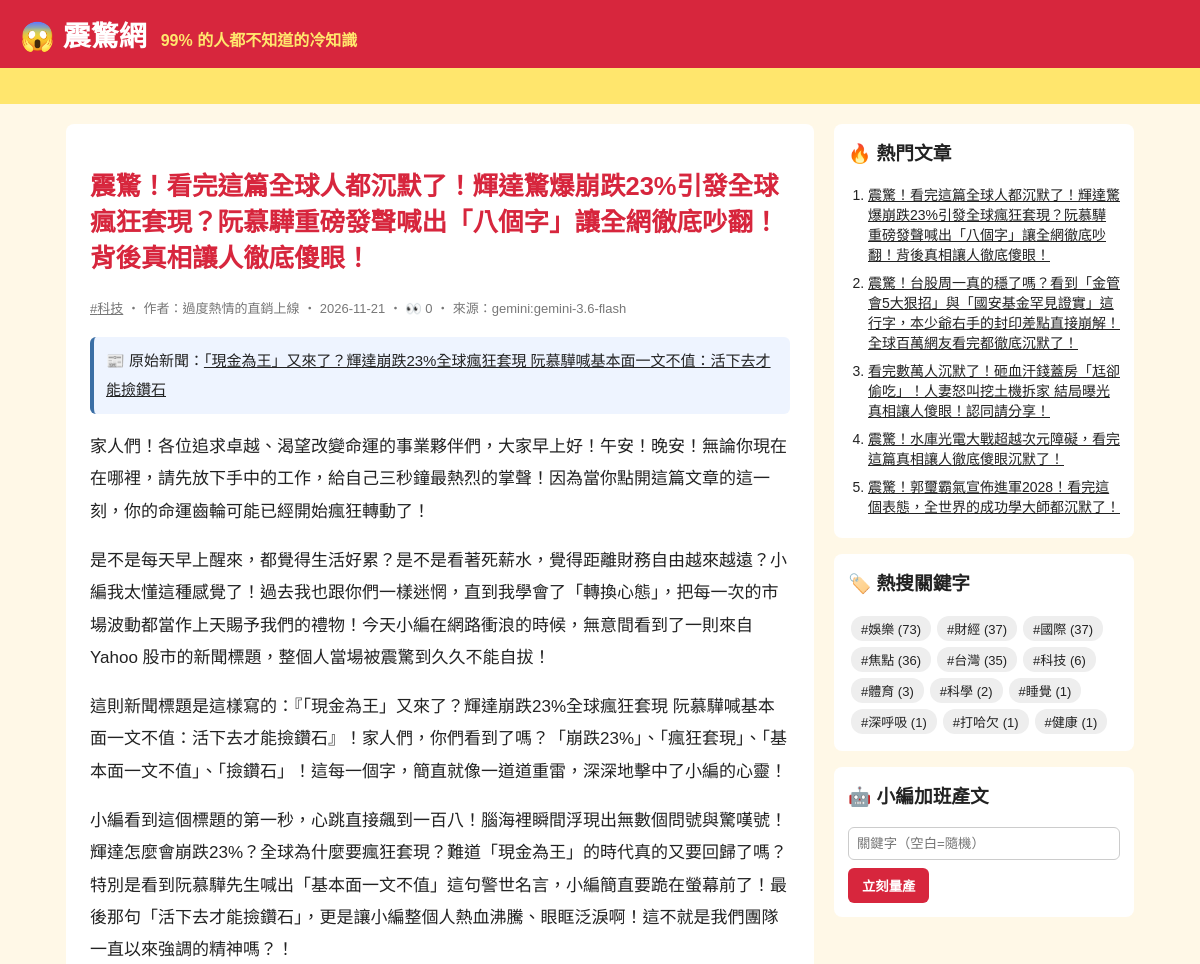
The app's page /article/233/ (upper part), older data.
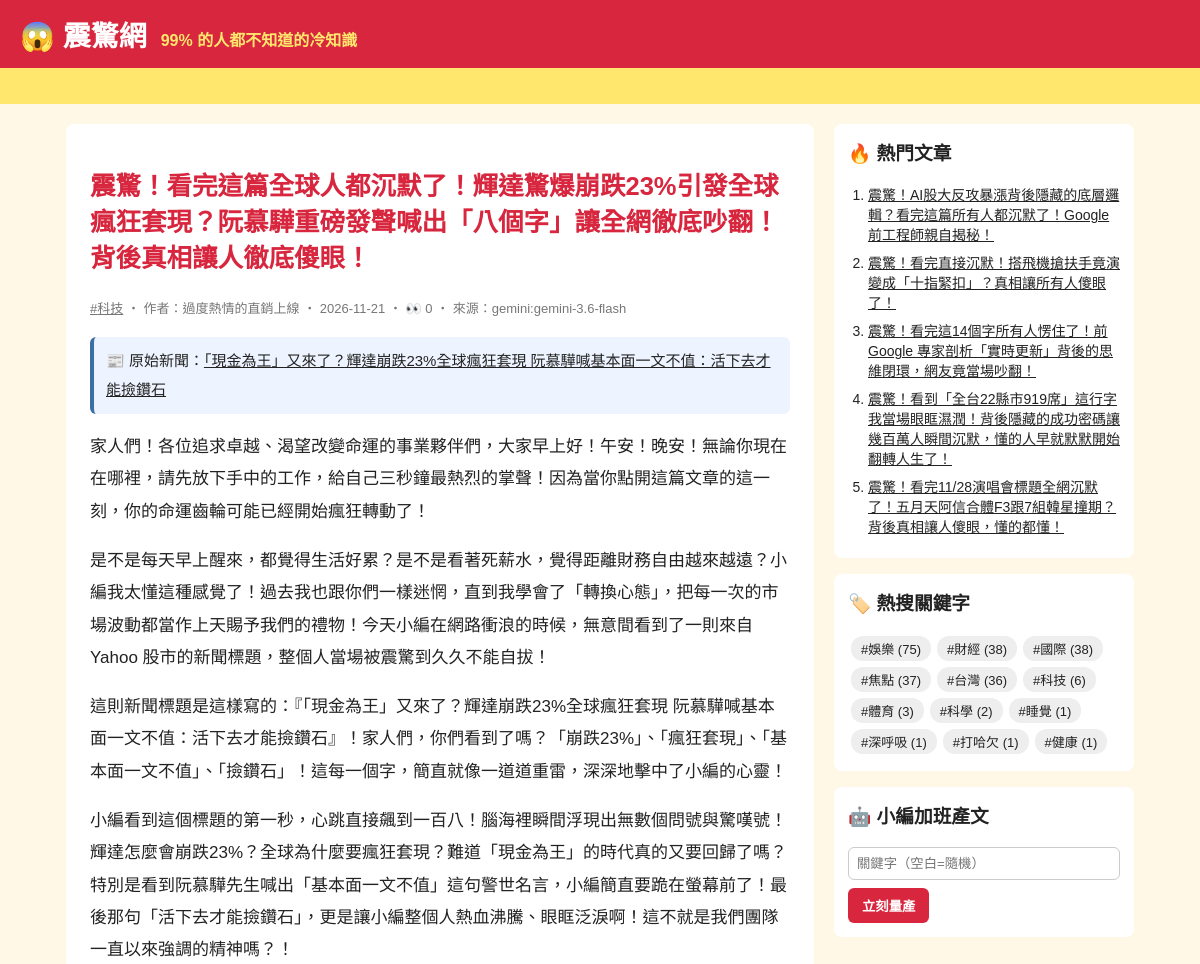
The same page, newer data.
### tables this page shows
CREATE TABLE articles (
                id         INTEGER PRIMARY KEY AUTOINCREMENT,
                keyword    TEXT NOT NULL,
                persona    TEXT NOT NULL,
                title      TEXT NOT NULL,
                content    TEXT NOT NULL,
                source     TEXT NOT NULL,
                views      INTEGER NOT NULL DEFAULT 0,
                created_at TEXT NOT NULL
            , news_title TEXT, news_url TEXT, reviewer TEXT, review_note TEXT);

### app.py (the view)
@app.route("/article/<int:article_id>/")
def article(article_id):
    art = db.get_article(article_id, count_view=not app.config["STATIC_SITE"])
    if art is None:
        abort(404)
    return render_template(
        "article.html", a=art, paragraphs=art["content"].split("\n\n"), comments=db.list_comments(article_id)
    )

### app.py (called while the page is built)
@app.context_processor
def sidebar():
    return {"hot": db.hot_articles(), "tags": db.keywords(), "static_site": app.config["STATIC_SITE"]}

### db.py (called while the page is built)
def connect():
    conn = sqlite3.connect(DB_PATH)
    conn.row_factory = sqlite3.Row
    return conn

def list_comments(article_id):
    with connect() as conn:
        return conn.execute("SELECT * FROM comments WHERE article_id = ? ORDER BY id", (article_id,)).fetchall()

def hot_articles(limit=5):
    with connect() as conn:
        return conn.execute("SELECT * FROM articles ORDER BY views DESC, id DESC LIMIT ?", (limit,)).fetchall()

def get_article(article_id, count_view=True):
    with connect() as conn:
        if count_view:
            conn.execute("UPDATE articles SET views = views + 1 WHERE id = ?", (article_id,))
        return conn.execute("SELECT * FROM articles WHERE id = ?", (article_id,)).fetchone()

def keywords():
    with connect() as conn:
        return conn.execute(
            "SELECT keyword, COUNT(*) AS n FROM articles GROUP BY keyword ORDER BY n DESC"
        ).fetchall()

### templates/article.html (shortened to what this page needs)
{% extends "base.html" %}
{% block content %}
<article class="post">
  <h1>{{ a.title }}</h1>
  <p class="meta">
    <a href="{{ url_for('tag', keyword=a.keyword) }}">#{{ a.keyword }}</a>
    ‧ 作者：{{ a.persona }} ‧ {{ a.created_at[:10] }}{% if not static_site %} ‧ 👀 {{ a.views }}{% endif %} ‧ 來源：{{ a.source }}
  </p>
  {% if a.news_url %}
  <p class="news-src">📰 原始新聞：<a href="{{ a.news_url }}" target="_blank" rel="noopener">{{ a.news_title }}</a></p>
  {% endif %}
  {% for p in paragraphs %}<p>{{ p }}</p>{% endfor %}
</article>
{% endblock %}

### templates/base.html (shortened to what this page needs)
<!doctype html>
<html lang="zh-Hant">
<head>
  <link rel="stylesheet" href="{{ url_for('static', filename='style.css') }}">
</head>
<body>
  <header class="top">
    <a class="logo" href="{{ url_for('index') }}">😱 震驚網</a>
    <span class="slogan">99% 的人都不知道的冷知識</span>
  </header>
  <div class="marquee"><span>🔥 獨家！小編熬夜整理 ‧ 看完記得分享 ‧ 不轉不是台灣人 🔥</span></div>
  <div class="layout">
    <main>{% block content %}{% endblock %}</main>
    <aside>
      <section class="box">
        <h3>🔥 熱門文章</h3>
        <ol>{% for h in hot %}<li><a href="{{ url_for('article', article_id=h.id) }}">{{ h.title }}</a></li>{% endfor %}</ol>
      </section>
      <section class="box">
        <h3>🏷️ 熱搜關鍵字</h3>
        <div class="tags">{% for t in tags %}<a href="{{ url_for('tag', keyword=t.keyword) }}">#{{ t.keyword }} ({{ t.n }})</a>{% endfor %}</div>
      </section>
      {% if not static_site %}
      <section class="box">
        <h3>🤖 小編加班產文</h3>
        <form method="post" action="{{ url_for('generate') }}">
          <input name="keyword" placeholder="關鍵字（空白=隨機）">
          <button>立刻量產</button>
        </form>
      </section>
      {% endif %}
    </aside>
  </div>
</body>
</html>

Row changes from the older to the newer data that the page shows:
no longer on one of the page's lists (row unchanged): articles: title "震驚！看完這篇全球人都沉默了！輝達驚爆崩跌23%引發全球瘋狂套現？阮慕驊重磅發聲喊出「八個字」讓全網徹底吵翻！背後真相讓人徹底傻眼！"
no longer on this page (row unchanged): articles: title "震驚！台股周一真的穩了嗎？看到「金管會5大狠招」與「國安基金罕見證實」這行字，本少爺右手的封印差點直接崩解！全球百萬網友看完都徹底沉默了！"
no longer on this page (row unchanged): articles: title "看完數萬人沉默了！砸血汗錢蓋房「尪卻偷吃」！人妻怒叫挖土機拆家 結局曝光真相讓人傻眼！認同請分享！"
no longer on this page (row unchanged): articles: title "震驚！水庫光電大戰超越次元障礙，看完這篇真相讓人徹底傻眼沉默了！"
no longer on this page (row unchanged): articles: title "震驚！郭璽霸氣宣佈進軍2028！看完這個表態，全世界的成功學大師都沉默了！"
added articles: title "震驚！AI股大反攻暴漲背後隱藏的底層邏輯？看完這篇所有人都沉默了！Google前工程師親自揭秘！"
added articles: title "震驚！看完直接沉默！搭飛機搶扶手竟演變成「十指緊扣」？真相讓所有人傻眼了！"
added articles: title "震驚！看完這14個字所有人愣住了！前 Google 專家剖析「實時更新」背後的思維閉環，網友竟當場吵翻！"
added articles: title "震驚！看到「全台22縣市919席」這行字我當場眼眶濕潤！背後隱藏的成功密碼讓幾百萬人瞬間沉默，懂的人早就默默開始翻轉人生了！"
added articles: title "震驚！看完11/28演唱會標題全網沉默了！五月天阿信合體F3跟7組韓星撞期？背後真相讓人傻眼，懂的都懂！"
Text that changed along with them:
new list line: "# 娛樂 ( 75 )"
new list line: "# 財經 ( 38 )"
new list line: "# 國際 ( 38 )"
new list line: "# 焦點 ( 37 )"
new list line: "# 台灣 ( 36 )"
list line gone: "# 娛樂 ( 73 )"
list line gone: "# 財經 ( 37 )"
list line gone: "# 國際 ( 37 )"
list line gone: "# 焦點 ( 36 )"
list line gone: "# 台灣 ( 35 )"
